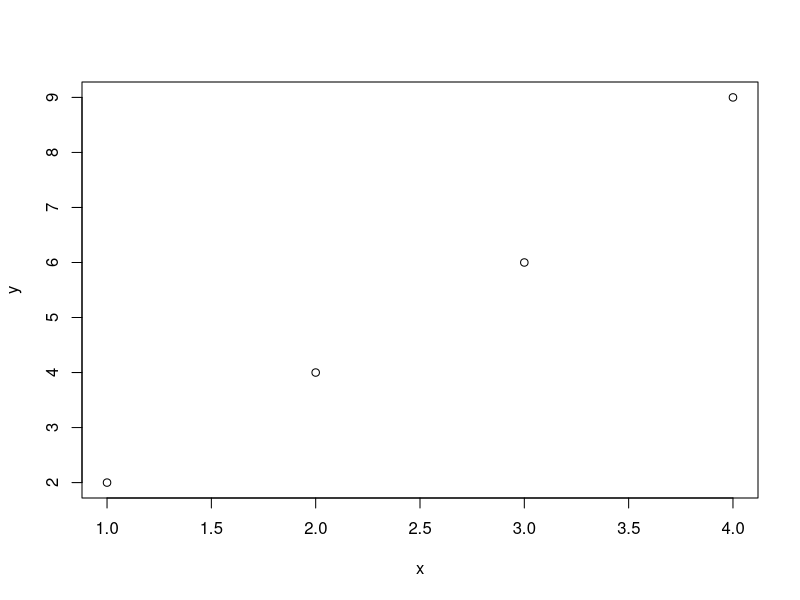
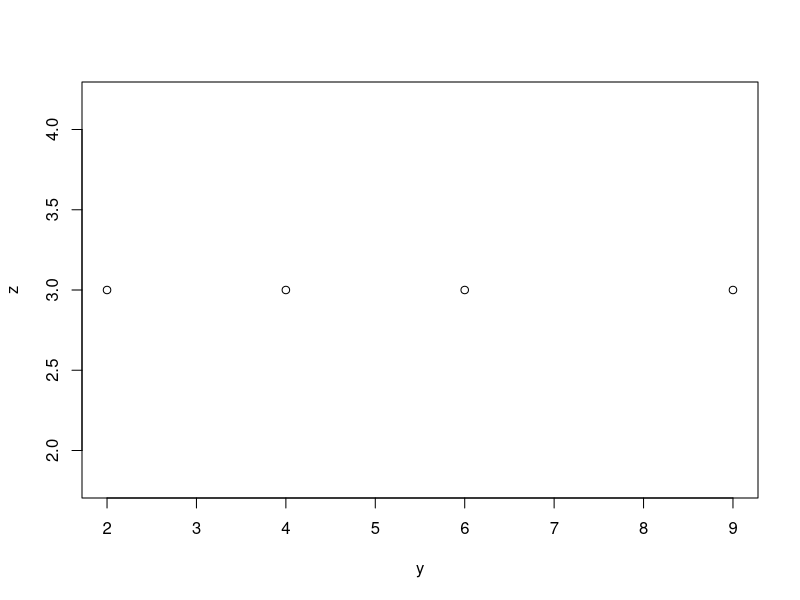
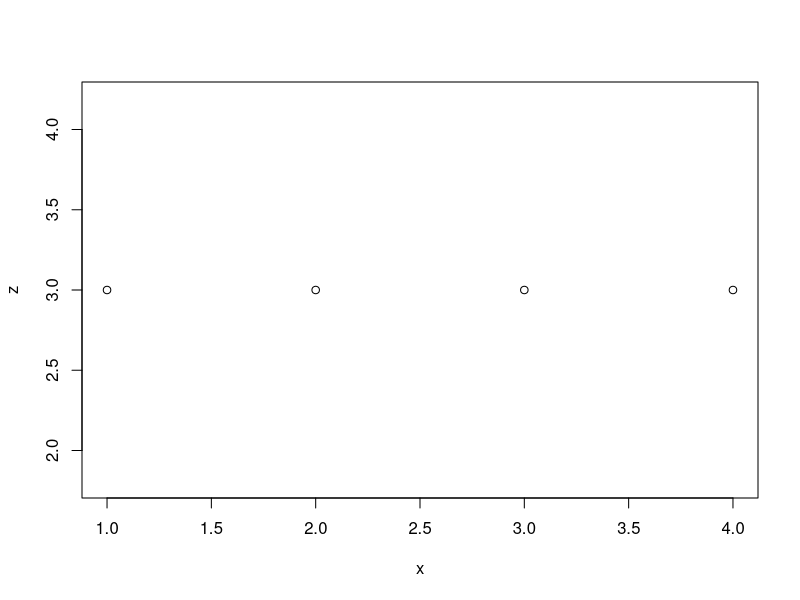

Write R code to recreate these figures, in order.
# github demo file

x <- c(1,2,3,4)
y <- c(2,4,6,9)
z <- c(3,3,3,3)

plot(x,y)
plot(y,z)
plot(x,z)

print("Result is...")
print(x + y)